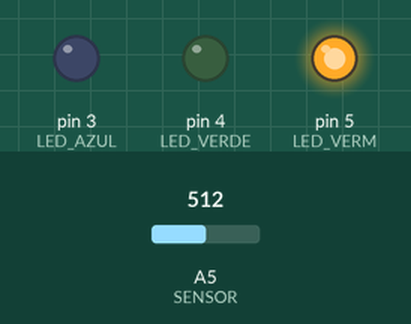
The sketch below on a simulated Arduino Uno, built with avr-gcc and run on an emulated ATmega328P. Shown: output pins drawn as LEDs (lit = HIGH). The inputs (shaded band) are chosen by the test bench; at power-on: A5 (SENSOR) = 512.

Above: at 1.2 s.
1.3 s: A5 (SENSOR) set to 174
2.8 s: A5 (SENSOR) set to 150
At 3.7 s:
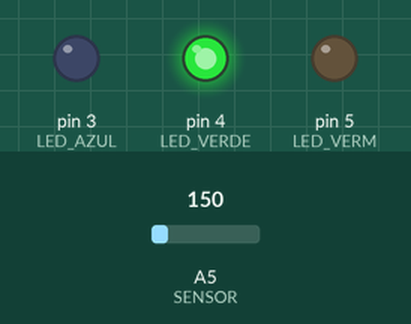
4.3 s: A5 (SENSOR) set to 134
5.8 s: A5 (SENSOR) set to 112
At 7.0 s:
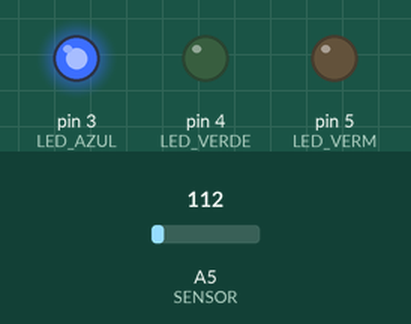
7.3 s: A5 (SENSOR) set to 306
At 8.3 s:
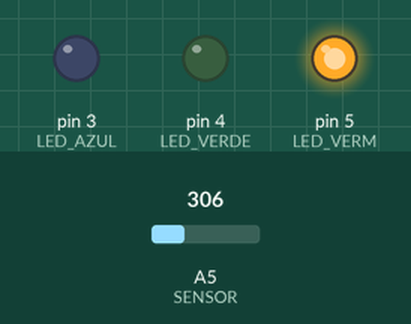
8.8 s: A5 (SENSOR) set to 122
At 9.4 s:
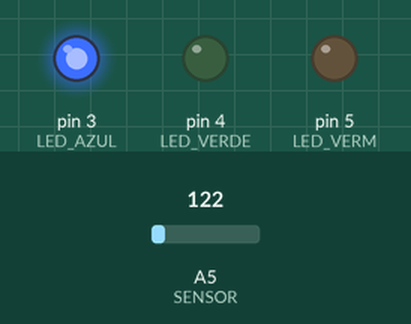
Timing chart, 0 to 11.3 s (numbered marks = the images above; inputs shaded):
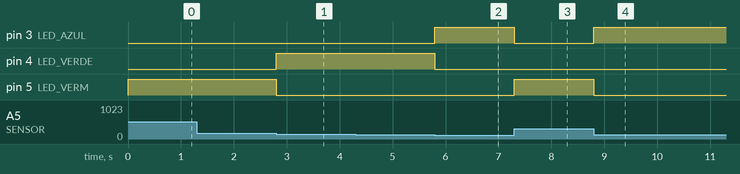

The sketch:

Exercicio_1b.ino
```cpp
#define LED_AZUL 3
#define LED_VERDE 4
#define LED_VERM 5
#define SENSOR A5
void setup(){
	pinMode(LED_AZUL, OUTPUT);
  	pinMode(LED_VERDE, OUTPUT);
  	pinMode(LED_VERM, OUTPUT);
  	pinMode(SENSOR, INPUT);

}

void loop(){
	int temperatura = analogRead(SENSOR);
  	temperatura = map(temperatura,20,358,-40,125);

 if (temperatura<10){digitalWrite(LED_AZUL, HIGH);}
  else{digitalWrite(LED_AZUL, LOW);}
 if (temperatura >= 10 && temperatura < 30){digitalWrite(LED_VERDE, HIGH);}
  else{digitalWrite(LED_VERDE, LOW);}
 if (temperatura >= 30){digitalWrite(LED_VERM, HIGH);}
  else{digitalWrite(LED_VERM, LOW);}

}
```

Measured:
- the behaviour switches between 164 and 163 on A5 (SENSOR) (found by bisection; images 0 and 1)
- the behaviour switches between 123 and 122 on A5 (SENSOR) (found by bisection; images 1 and 2)
- after the input at 1.3 s, every drawn part: stays the same
- after the input at 2.8 s, pin 4 (LED_VERDE): LOW → HIGH at once; pin 5 (LED_VERM): HIGH → LOW at once
- after the input at 4.3 s, every drawn part: stays the same
- after the input at 5.8 s, pin 3 (LED_AZUL): LOW → HIGH at once; pin 4 (LED_VERDE): HIGH → LOW at once
- after the input at 7.3 s, pin 3 (LED_AZUL): HIGH → LOW at once; pin 5 (LED_VERM): LOW → HIGH at once
- after the input at 8.8 s, pin 3 (LED_AZUL): LOW → HIGH at once; pin 5 (LED_VERM): HIGH → LOW at once
